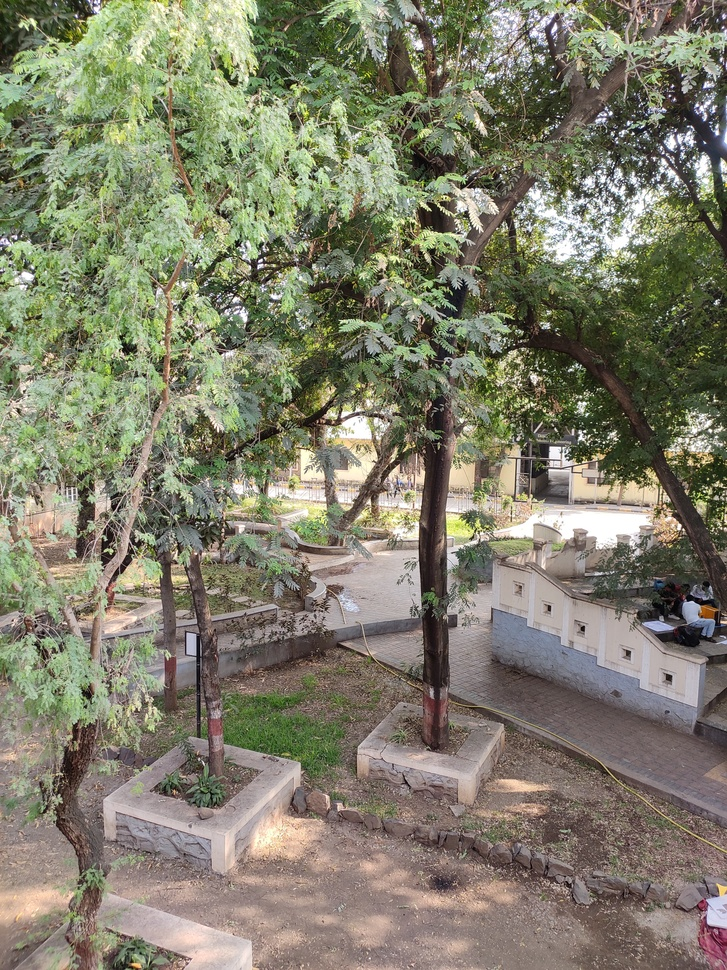
#> input picture clg.jpg, 727 x 970 px, shrunk from 3000 x 4000 before the run, found by its file name
$ python assign3.py
#> lines starting #> are read from the running program, lines starting #| are printed output that depends on the picture
from PIL import Image
import numpy as np
import matplotlib.pyplot as plt


image_path = 'F:\TY Sem 2\IPPR\Practicals\clg.jpg'
image = Image.open(image_path)
#> image is the input picture: PIL image 727x970 RGB; mean R, G, B 128.3, 126.8, 107
image = image.rotate(angle=-90,expand=True)
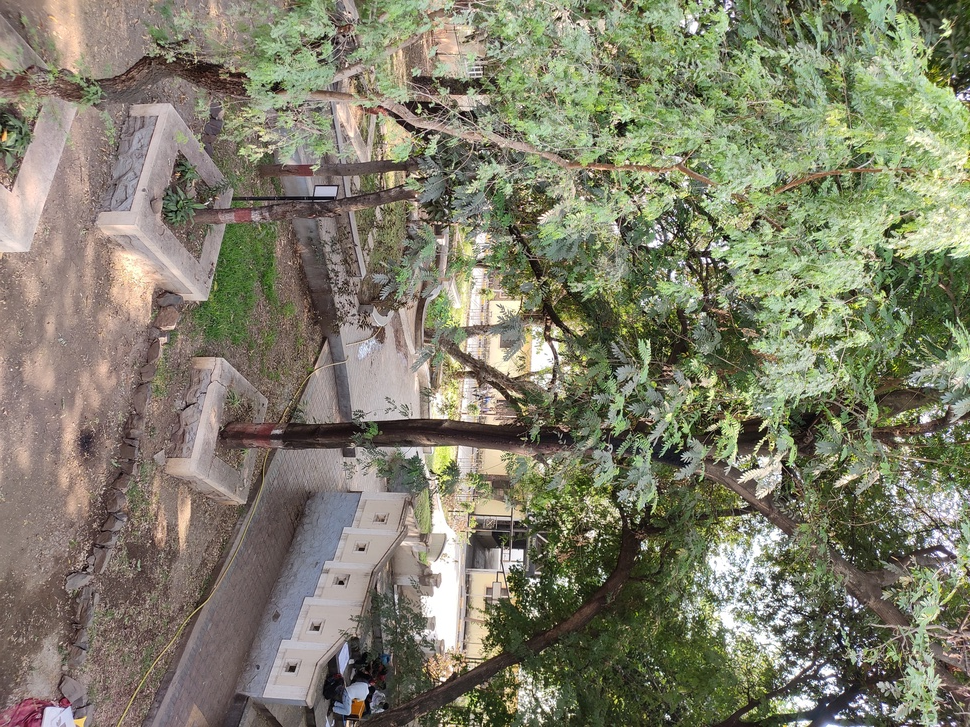
#> image: PIL image 970x727 RGB; mean R, G, B 128.3, 126.8, 107


image_array = np.array(image)
print("Original Image Array",image_array)
#> (printed output is left out)


negative_image_array = 255 - image_array
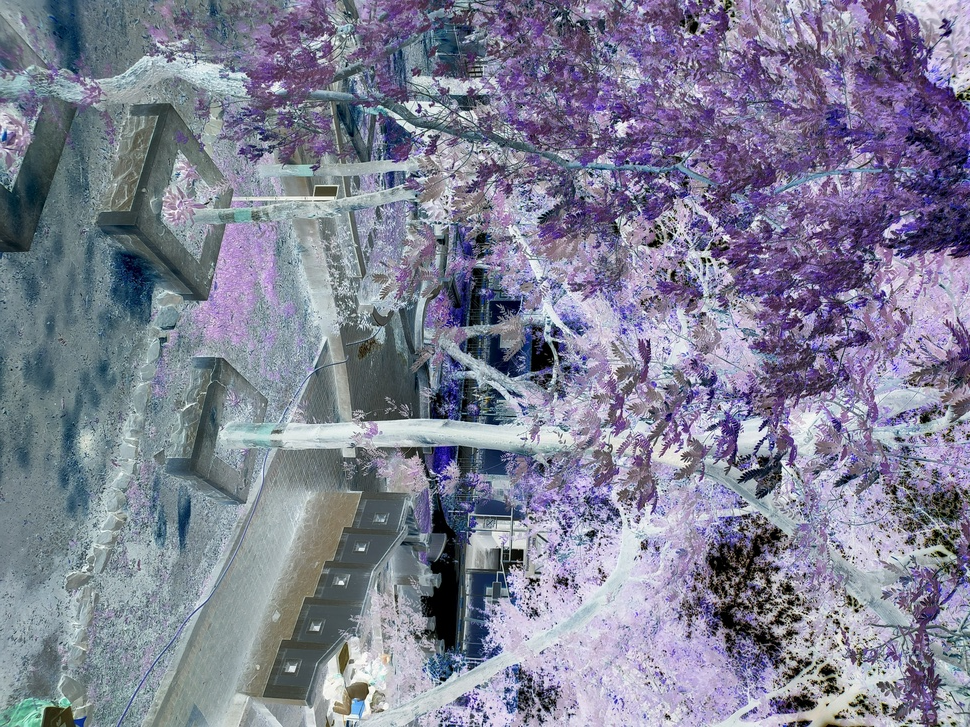
#> negative_image_array: shape (727, 970, 3); mean R, G, B 126.7, 128.2, 148
print("Negative image array : ",negative_image_array)
#> (printed output is left out)


negative_image = Image.fromarray(negative_image_array.astype(np.uint8))


fig, axes = plt.subplots(1, 2, figsize=(12, 6))

axes[0].imshow(image)
axes[0].set_title('Original')
axes[0].axis('off')

axes[1].imshow(negative_image)
axes[1].set_title('Negative')
axes[1].axis('off')
fig.set_facecolor("grey")

plt.show()
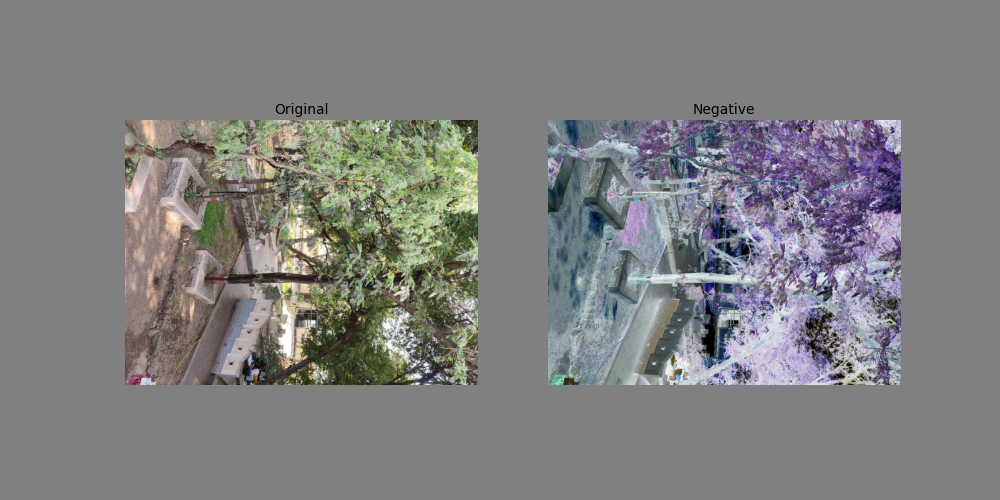
#> figure drawn by matplotlib, 2 panels
